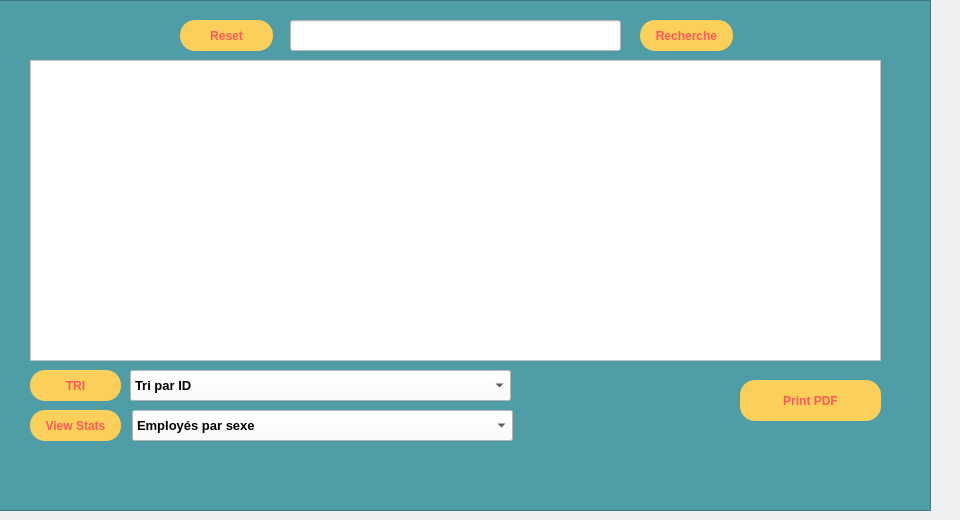
   <widget class="QWidget" name="tab_8">
    <attribute name="title">
     <string>Afficher</string>
    </attribute>
    <widget class="QWidget" name="horizontalLayoutWidget_6">
     <property name="geometry">
      <rect>
       <x>30</x>
       <y>60</y>
       <width>851</width>
       <height>301</height>
      </rect>
     </property>
     <layout class="QHBoxLayout" name="horizontalLayout_10">
      <item>
       <widget class="QTableView" name="tableView_afficher">
        <property name="styleSheet">
         <string notr="true">background : white ;</string>
        </property>
       </widget>
      </item>
     </layout>
    </widget>
    <widget class="QFrame" name="frame_8">
     <property name="geometry">
      <rect>
       <x>-20</x>
       <y>0</y>
       <width>951</width>
       <height>511</height>
      </rect>
     </property>
     <property name="styleSheet">
      <string notr="true">background:#4F9DA6;</string>
     </property>
     <property name="frameShape">
      <enum>QFrame::StyledPanel</enum>
     </property>
     <property name="frameShadow">
      <enum>QFrame::Raised</enum>
     </property>
     <widget class="QLineEdit" name="search_le">
      <property name="geometry">
       <rect>
        <x>310</x>
        <y>20</y>
        <width>331</width>
        <height>31</height>
       </rect>
      </property>
      <property name="styleSheet">
       <string notr="true">background:white;</string>
      </property>
     </widget>
     <widget class="QPushButton" name="reset_button">
      <property name="geometry">
       <rect>
        <x>200</x>
        <y>20</y>
        <width>93</width>
        <height>31</height>
       </rect>
      </property>
      <property name="font">
       <font>
        <weight>75</weight>
        <bold>true</bold>
       </font>
      </property>
      <property name="styleSheet">
       <string notr="true">QPushButton{
border-radius:15px;
	background:#FACF5A;
	color:#FF5959;
	font-weight : bold;
}
QPushButton:hover
{
		background:#FF5959;
		color:#FACF5A;
		font-weight: bold;
}</string>
      </property>
      <property name="text">
       <string>Reset</string>
      </property>
     </widget>
     <widget class="QPushButton" name="search_button">
      <property name="geometry">
       <rect>
        <x>660</x>
        <y>20</y>
        <width>93</width>
        <height>31</height>
       </rect>
      </property>
      <property name="font">
       <font>
        <weight>75</weight>
        <bold>true</bold>
       </font>
      </property>
      <property name="styleSheet">
       <string notr="true">QPushButton{
border-radius:15px;
	background:#FACF5A;
	color:#FF5959;
	font-weight : bold;
}
QPushButton:hover
{
		background:#FF5959;
		color:#FACF5A;
		font-weight: bold;
}</string>
      </property>
      <property name="text">
       <string>Recherche</string>
      </property>
     </widget>
     <widget class="QPushButton" name="tri_asc">
      <property name="geometry">
       <rect>
        <x>50</x>
        <y>370</y>
        <width>91</width>
        <height>31</height>
       </rect>
      </property>
      <property name="font">
       <font>
        <weight>75</weight>
        <bold>true</bold>
       </font>
      </property>
      <property name="styleSheet">
       <string notr="true">QPushButton{
border-radius:15px;
	background:#FACF5A;
	color:#FF5959;
	font-weight : bold;
}
QPushButton:hover
{
		background:#FF5959;
		color:#FACF5A;
		font-weight: bold;
}</string>
      </property>
      <property name="text">
       <string>TRI</string>
      </property>
     </widget>
     <widget class="QPushButton" name="pdf">
      <property name="geometry">
       <rect>
        <x>760</x>
        <y>380</y>
        <width>141</width>
        <height>41</height>
       </rect>
      </property>
      <property name="font">
       <font>
        <weight>75</weight>
        <bold>true</bold>
       </font>
      </property>
      <property name="styleSheet">
       <string notr="true">QPushButton{
border-radius:15px;
	background:#FACF5A;
	color:#FF5959;
	font-weight : bold;
}
QPushButton:hover
{
		background:#FF5959;
		color:#FACF5A;
		font-weight: bold;
}</string>
      </property>
      <property name="text">
       <string>Print PDF</string>
      </property>
     </widget>
     <widget class="QComboBox" name="tri_comboBox">
      <property name="geometry">
       <rect>
        <x>150</x>
        <y>370</y>
        <width>381</width>
        <height>31</height>
       </rect>
      </property>
      <property name="font">
       <font>
        <pointsize>10</pointsize>
        <weight>75</weight>
        <bold>true</bold>
       </font>
      </property>
      <property name="styleSheet">
       <string notr="true">background : white ;</string>
      </property>
      <item>
       <property name="text">
        <string>Tri par ID</string>
       </property>
      </item>
      <item>
       <property name="text">
        <string>Tri alphabétique</string>
       </property>
      </item>
      <item>
       <property name="text">
        <string>Tri par max salaire + alphabétique</string>
       </property>
      </item>
     </widget>
     <widget class="QPushButton" name="stats">
      <property name="geometry">
       <rect>
        <x>50</x>
        <y>410</y>
        <width>91</width>
        <height>31</height>
       </rect>
      </property>
      <property name="font">
       <font>
        <weight>75</weight>
        <bold>true</bold>
       </font>
      </property>
      <property name="styleSheet">
       <string notr="true">QPushButton{
border-radius:15px;
	background:#FACF5A;
	color:#FF5959;
	font-weight : bold;
}
QPushButton:hover
{
		background:#FF5959;
		color:#FACF5A;
		font-weight: bold;
}</string>
      </property>
      <property name="text">
       <string>View Stats</string>
      </property>
     </widget>
     <widget class="QComboBox" name="stat_comboBox">
      <property name="geometry">
       <rect>
        <x>152</x>
        <y>410</y>
        <width>381</width>
        <height>31</height>
       </rect>
      </property>
      <property name="font">
       <font>
        <pointsize>10</pointsize>
        <weight>75</weight>
        <bold>true</bold>
       </font>
      </property>
      <property name="styleSheet">
       <string notr="true">background : white ;</string>
      </property>
      <item>
       <property name="text">
        <string>Employés par sexe</string>
       </property>
      </item>
      <item>
       <property name="text">
        <string>Département IT</string>
       </property>
      </item>
      <item>
       <property name="text">
        <string>Jobs de femmes</string>
       </property>
      </item>
      <item>
       <property name="text">
        <string>Jobs des Hommes</string>
       </property>
      </item>
     </widget>
    </widget>
    <zorder>frame_8</zorder>
    <zorder>horizontalLayoutWidget_6</zorder>
   </widget>
